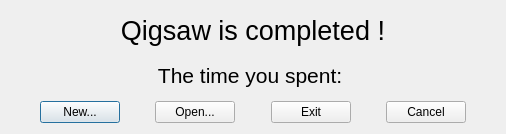
<?xml version="1.0" encoding="UTF-8"?>
<ui version="4.0">
 <class>FinalDialog</class>
 <widget class="QDialog" name="FinalDialog">
  <property name="geometry">
   <rect>
    <x>0</x>
    <y>0</y>
    <width>506</width>
    <height>134</height>
   </rect>
  </property>
  <property name="windowTitle">
   <string>Game is over!</string>
  </property>
  <layout class="QVBoxLayout" name="verticalLayout">
   <item>
    <layout class="QHBoxLayout" name="horizontalLayout">
     <item>
      <widget class="QLabel" name="label">
       <property name="font">
        <font>
         <pointsize>20</pointsize>
        </font>
       </property>
       <property name="text">
        <string>Qigsaw is completed !</string>
       </property>
       <property name="alignment">
        <set>Qt::AlignCenter</set>
       </property>
      </widget>
     </item>
    </layout>
   </item>
   <item>
    <layout class="QHBoxLayout" name="horizontalLayout_2">
     <item>
      <widget class="QLabel" name="timeLabel">
       <property name="font">
        <font>
         <pointsize>16</pointsize>
        </font>
       </property>
       <property name="text">
        <string>The time you spent: </string>
       </property>
       <property name="alignment">
        <set>Qt::AlignCenter</set>
       </property>
      </widget>
     </item>
    </layout>
   </item>
   <item>
    <layout class="QHBoxLayout" name="horizontalLayout_3">
     <item>
      <spacer name="horizontalSpacer_4">
       <property name="orientation">
        <enum>Qt::Horizontal</enum>
       </property>
       <property name="sizeHint" stdset="0">
        <size>
         <width>40</width>
         <height>20</height>
        </size>
       </property>
      </spacer>
     </item>
     <item>
      <widget class="QPushButton" name="newButton">
       <property name="text">
        <string>New...</string>
       </property>
      </widget>
     </item>
     <item>
      <spacer name="horizontalSpacer">
       <property name="orientation">
        <enum>Qt::Horizontal</enum>
       </property>
       <property name="sizeHint" stdset="0">
        <size>
         <width>40</width>
         <height>20</height>
        </size>
       </property>
      </spacer>
     </item>
     <item>
      <widget class="QPushButton" name="openButton">
       <property name="text">
        <string>Open...</string>
       </property>
      </widget>
     </item>
     <item>
      <spacer name="horizontalSpacer_2">
       <property name="orientation">
        <enum>Qt::Horizontal</enum>
       </property>
       <property name="sizeHint" stdset="0">
        <size>
         <width>40</width>
         <height>20</height>
        </size>
       </property>
      </spacer>
     </item>
     <item>
      <widget class="QPushButton" name="exitButton">
       <property name="text">
        <string>Exit</string>
       </property>
      </widget>
     </item>
     <item>
      <spacer name="horizontalSpacer_3">
       <property name="orientation">
        <enum>Qt::Horizontal</enum>
       </property>
       <property name="sizeHint" stdset="0">
        <size>
         <width>40</width>
         <height>20</height>
        </size>
       </property>
      </spacer>
     </item>
     <item>
      <widget class="QPushButton" name="cancelButton">
       <property name="text">
        <string>Cancel</string>
       </property>
      </widget>
     </item>
     <item>
      <spacer name="horizontalSpacer_5">
       <property name="orientation">
        <enum>Qt::Horizontal</enum>
       </property>
       <property name="sizeHint" stdset="0">
        <size>
         <width>40</width>
         <height>20</height>
        </size>
       </property>
      </spacer>
     </item>
    </layout>
   </item>
  </layout>
 </widget>
 <resources/>
 <connections/>
</ui>
